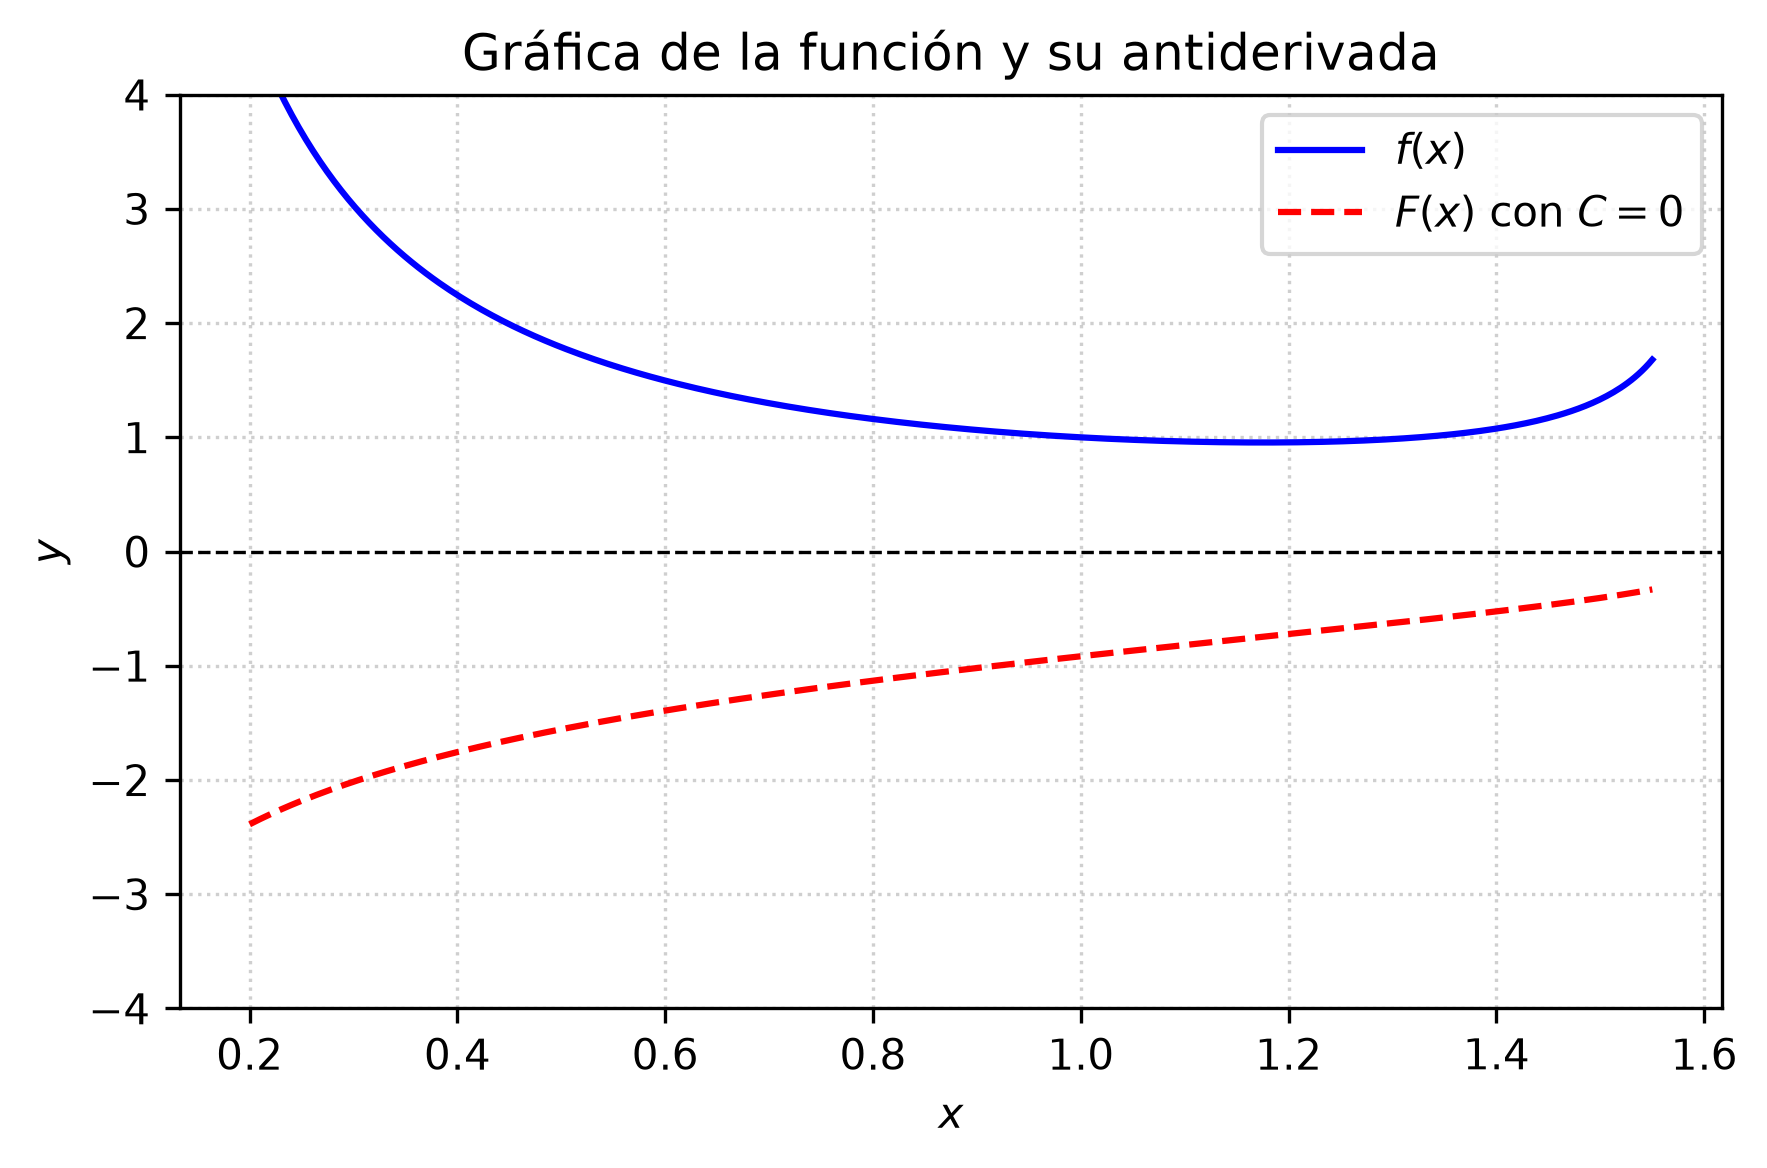

Source code (Python):
import matplotlib
matplotlib.use('Agg')
import numpy as np
import matplotlib.pyplot as plt

# Definir el dominio para la función original y su antiderivada
# La función original f(x) = 1 / (x * sqrt(1 + x - x^2)) requiere 1 + x - x^2 > 0 y x != 0
# Raíces de 1 + x - x^2 = 0 son x = (1 +- sqrt(5)) / 2
# Aprox: x1 = -0.618, x2 = 1.618. 
# Tomamos el intervalo positivo donde x > 0, es decir, de 0 a (1 + sqrt(5))/2 ≈ 1.618

x = np.linspace(0.2, 1.55, 400)

# Función original
f = 1.0 / (x * np.sqrt(1.0 + x - x**2))

# Antiderivada con C = 0
# F(x) = -ln | 1/x + 0.5 + sqrt(1/x^2 + 1/x - 1) |
u = 1.0 / x
F = -np.log(np.abs(u + 0.5 + np.sqrt(u**2 + u - 1.0)))

plt.figure(figsize=(6, 4))
plt.plot(x, f, label=r'$f(x)$', color='blue', linewidth=1.5)
plt.plot(x, F, label=r'$F(x)$ con $C=0$', color='red', linestyle='--', linewidth=1.5)

plt.title('Gráfica de la función y su antiderivada')
plt.xlabel('$x$')
plt.ylabel('$y$')
plt.axhline(0, color='black', linewidth=0.8, linestyle='--')
plt.ylim(-4, 4)
plt.grid(True, linestyle=':', alpha=0.6)
plt.legend(loc='best')
plt.tight_layout()

plt.savefig(r'semana_05/graficas/SEM05_P49_grafica.png', dpi=300, bbox_inches='tight')
plt.close()
